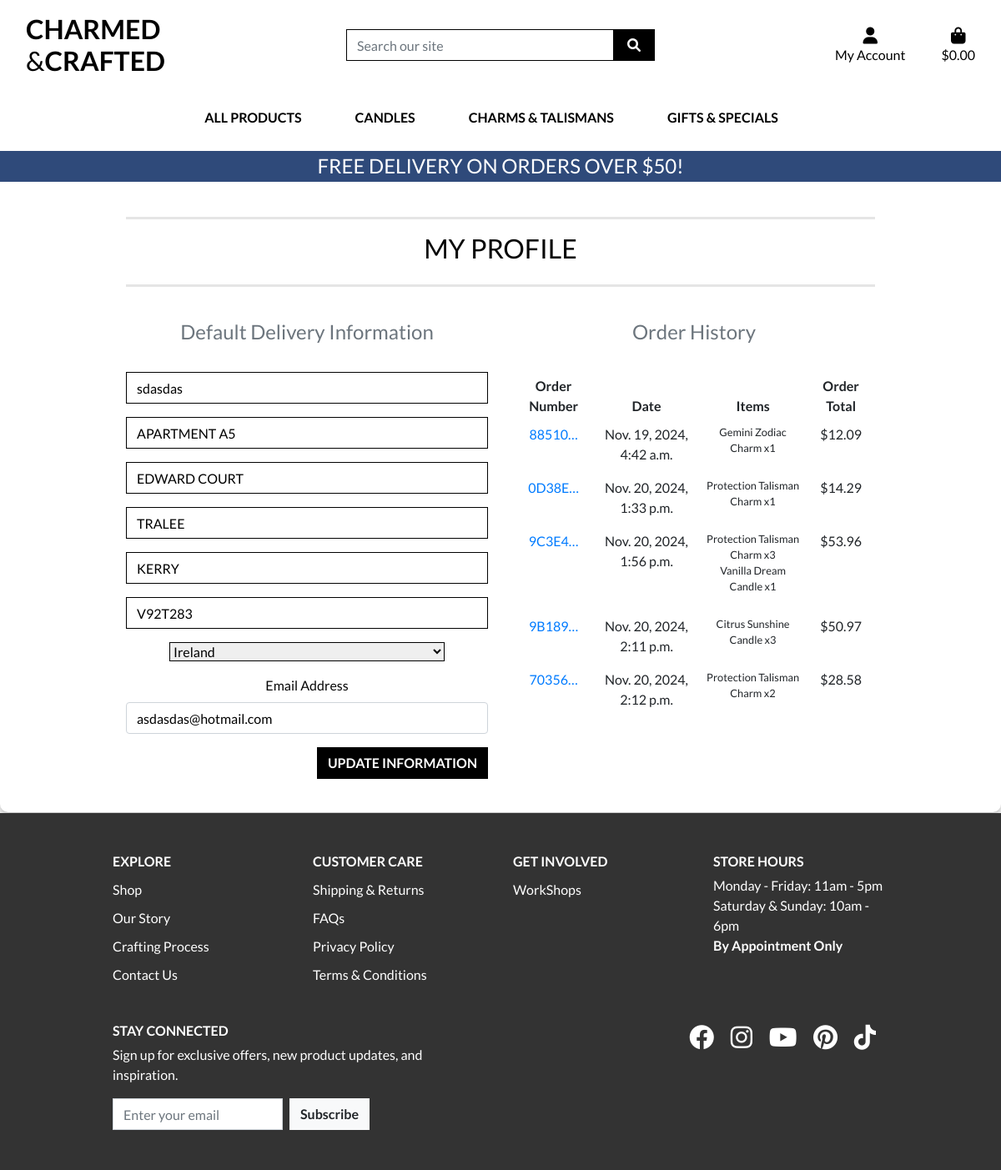
/profile/ (signed in), run on the app's committed database.
### profiles/models.py (models this page shows, shortened)
class UserProfile(models.Model):
    user = models.OneToOneField(User, on_delete=models.CASCADE)
    default_phone_number = models.CharField(max_length=20, null=True, blank=True)
    default_street_address1 = models.CharField(max_length=80, null=True, blank=True)
    default_street_address2 = models.CharField(max_length=80, null=True, blank=True)
    default_town_or_city = models.CharField(max_length=40, null=True, blank=True)
    default_county = models.CharField(max_length=80, null=True, blank=True)
    default_postcode = models.CharField(max_length=20, null=True, blank=True)
    default_country = CountryField(blank_label='Country', null=True, blank=True)

### checkout/models.py (models this page shows, shortened)
class Order(models.Model):
    order_number = models.CharField(max_length=32, null=False, editable=False)
    user_profile = models.ForeignKey(UserProfile, on_delete=models.SET_NULL,
                                     null=True, blank=True, related_name='orders')
    full_name = models.CharField(max_length=50, null=False, blank=False)
    email = models.EmailField(max_length=254, null=False, blank=False)
    phone_number = models.CharField(max_length=20, null=False, blank=False)
    country = CountryField(blank_label='Country *', null=False, blank=False)
    postcode = models.CharField(max_length=20, null=True, blank=True)
    town_or_city = models.CharField(max_length=40, null=False, blank=False)
    street_address1 = models.CharField(max_length=80, null=False, blank=False)
    street_address2 = models.CharField(max_length=80, null=True, blank=True)
    county = models.CharField(max_length=80, null=True, blank=True)
    date = models.DateTimeField(auto_now_add=True)
    delivery_cost = models.DecimalField(max_digits=6, decimal_places=2, null=False, default=0)
    order_total = models.DecimalField(max_digits=10, decimal_places=2, null=False, default=0)
    grand_total = models.DecimalField(max_digits=10, decimal_places=2, null=False, default=0)
    original_bag = models.TextField(null=False, blank=False, default='')
    stripe_pid = models.CharField(max_length=254, null=False, blank=False, default='')

class OrderLineItem(models.Model):
    order = models.ForeignKey(
        Order, null=False, blank=False, on_delete=models.CASCADE, related_name='lineitems')
    product = models.ForeignKey(Product, null=False, blank=False, on_delete=models.CASCADE)
    product_size = models.CharField(
        max_length=2, null=True, blank=True) # XS, S, M, L, XL
    quantity = models.IntegerField(null=False, blank=False, default=0)
    lineitem_total = models.DecimalField(
        max_digits=6, decimal_places=2, null=False, blank=False, editable=False)

### products/models.py (models this page shows, shortened)
class Product(models.Model):
    category = models.ForeignKey('Category', null=True, blank=True, on_delete=models.CASCADE)
    sku = models.CharField(max_length=254, null=True, blank=True)
    name = models.CharField(max_length=254)
    description = models.TextField()
    has_sizes = models.BooleanField (default = False, null = True, blank = True)
    price = models.DecimalField(max_digits=6, decimal_places=2)
    rating = models.DecimalField(max_digits=6, decimal_places=2, null=True, blank=True)
    image_url = models.URLField(max_length=1024, null=True, blank=True)
    image = models.ImageField(null=True, blank=True)

### profiles/views.py (the view)
# urls.py: path('profile/', include('profiles.urls')),
@login_required
def profile(request):
    user_profile = get_object_or_404(UserProfile, user=request.user)
    if request.method == 'POST':
        email = request.POST.get('email')
        form = UserProfileForm(request.POST, instance=user_profile)
        if form.is_valid():
            form.save()
        if email and request.user.is_authenticated:
            user = User.objects.get(id=request.user.id)
            user.email = email
            user.save()
            messages.success(request, 'Profile updated successfully')
        else:
            messages.error(request, 'Update failed. Please ensure the form is valid.')
        return redirect('profile')  # Redirect to the profile page after POST
    else:
        form = UserProfileForm(instance=user_profile)
    orders = user_profile.orders.all()
    template = 'profiles/profile.html'
    context = {
        'form': form,
        'orders': orders,
        'on_profile_page': True
    }
    return render(request, template, context)

### profiles/forms.py
class UserProfileForm(forms.ModelForm):
    class Meta:
        model = UserProfile
        exclude = ('user',)
    def __init__(self, *args, **kwargs):
        super().__init__(*args, **kwargs)
        placeholders = {
            'default_phone_number': 'Phone Number',
            'default_postcode': 'Postal Code',
            'default_town_or_city': 'Town or City',
            'default_street_address1': 'Street Address 1',
            'default_street_address2': 'Street Address 2',
            'default_county': 'County, State or Locality',
        }
        self.fields['default_phone_number'].widget.attrs['autofocus'] = True
        for field in self.fields:
            if field != 'default_country':
                if self.fields[field].required:
                    placeholder = f'{placeholders[field]} *'
                else:
                    placeholder = placeholders[field]
                self.fields[field].widget.attrs['placeholder'] = placeholder
            self.fields[field].widget.attrs['class'] = 'border-black rounded-0 profile-form-input'
            self.fields[field].label = False

### bag/contexts.py (called while the page is built, shortened)
def bag_contents(request):
    bag_items = []
    total = 0
    product_count = 0
    bag = request.session.get('bag', {})
    if total < settings.FREE_DELIVERY_THRESHOLD:
        delivery = total * Decimal(settings.STANDARD_DELIVERY_PERCENTAGE / 100)
        free_delivery_delta = settings.FREE_DELIVERY_THRESHOLD - total
    else:
        delivery = 0
        free_delivery_delta = 0
    grand_total = delivery + total
    context = {
        'bag_items': bag_items,
        'total': total,
        'product_count': product_count,
        'delivery': delivery,
        'free_delivery_delta': free_delivery_delta,
        'free_delivery_threshold': settings.FREE_DELIVERY_THRESHOLD,
        'grand_total': grand_total,
    }
    return context

### profiles/templates/profiles/profile.html (shortened to what this page needs)
{% extends "base.html" %}
{% load static %}
{% block extra_css %}
    <link rel="stylesheet" href="{% static 'profiles/css/profile.css' %}">
{% endblock %}
{% block page_header %}
    <div class="container header-container">
    </div>
{% endblock %}
{% block content %}
<div class="overlay clearover">
    <div class="container">
        <div class="row">
            <div class="col">
                <hr>
                <h2 class="logo-font mb-4">My Profile</h2>
                <hr>
            </div>
        </div>
        <div class="row">
            <div class="col-12 col-lg-6">
                <p class="text-muted">Default Delivery Information</p>
                <form class="mt-3" action="{% url 'profile' %}" method="POST" id="profile-update-form">
                    {{ form|crispy }}
                    <div class="form-group">
                        <label for="id_email">Email Address</label>
                        <input type="email" name="email" id="id_email" class="form-control" value="{{ user.email }}" required>
                    </div>
                    <button class="btn btn-black rounded-0 text-uppercase float-right">Update Information</button>
                </form>
            </div>
        <div class="col-12 col-lg-6">
            <p class="text-muted">Order History</p>
            <div class="order-history table-responsive">
                <table class="table table-sm table-borderless">
                    <thead>
                        <tr>
                            <th>Order Number</th>
                            <th>Date</th>
                            <th>Items</th>
                            <th>Order Total</th>
                        </tr>
                    </thead>
                    <tbody>
                        {% for order in orders %}
                            <tr>
                                <td>
                                    <a href="{% url 'order_history' order.order_number %}"
                                    title="{{ order.order_number }}">
                                        {{ order.order_number|truncatechars:6 }}
                                    </a>
                                </td>
                                <td>{{ order.date }}</td>
                                <td>
                                    <ul class="list-unstyled">
                                        {% for item in order.lineitems.all %}
                                            <li class="small">
                                                {{ item.product.name }} x{{ item.quantity }}
                                            </li>
                                        {% endfor %}
                                    </ul>
                                </td>
                                <td>${{ order.grand_total }}</td>
                            </tr>
                        {% endfor %}
                    </tbody>
                </table>
            </div>
        </div>
    </div>
</div>
{% endblock %}

### static/css/base.css (style rules this page uses)
html, body { height: 100%; margin: 0; display: flex; flex-direction: column; }
body { height: 100%; color: #ffffff; font-family: 'Lato'; display: flex; flex-direction: column; }
hr { border-top: 3px solid rgba(0, 0, 0, .1); }
.logo-font { text-transform: uppercase; }
.btn-black { background: black; color: white; }
.btn { font-weight: 600; }
.border-black { border: 1px solid black !important; }
.overlay { background: #fff7ff; padding: 80px 20px 40px 20px; text-align: center; border-radius: 10px; box-shadow: 0 4px 10px rgba(0, 0, 0, 0.3); color: #060606; min-height: 80vh; }
.overlay p { font-size: 1.5rem; margin: 20px 0 30px; font-weight: 400; }
.clearover { background: #ffffff !important; }
@media (min-width: 992px) { .header-container { padding-top: 164px; } }
@media (min-width: 1200px) { .container { max-width: 80%; } }

### profiles/static/profiles/css/profile.css (style rules this page uses)
.order-history { max-height: 416px; overflow-y: auto; }
#profile-update-form .form-control { color: #000; }
#profile-update-form input::placeholder { color: #aab7c4; }
#id_default_country, #id_default_country option:not(:first-child) { color: #000; }

### data on the page
UserProfile: default_phone_number "sdasdas", default_street_address1 "APARTMENT A5", default_street_address2 "EDWARD COURT", default_town_or_city "TRALEE", default_county "KERRY", default_postcode "V92T283", default_country "Ireland"
Order: order_number "88510…", date "Nov. 19, 2024, 4:42 a.m.", grand_total "12.09"
OrderLineItem: product.name "Gemini Zodiac Charm", quantity "1"
Order: order_number "0D38E…", date "Nov. 20, 2024, 1:33 p.m.", grand_total "14.29"
OrderLineItem: product.name "Protection Talisman Charm", quantity "1"
Order: order_number "9C3E4…", date "Nov. 20, 2024, 1:56 p.m.", grand_total "53.96"
OrderLineItem: product.name "Protection Talisman Charm", quantity "3"
OrderLineItem: product.name "Vanilla Dream Candle", quantity "1"
Order: order_number "9B189…", date "Nov. 20, 2024, 2:11 p.m.", grand_total "50.97"
OrderLineItem: product.name "Citrus Sunshine Candle", quantity "3"
Order: order_number "70356…", date "Nov. 20, 2024, 2:12 p.m.", grand_total "28.58"
OrderLineItem: product.name "Protection Talisman Charm", quantity "2"

### other printed values
{{ free_delivery_threshold }} "50"
